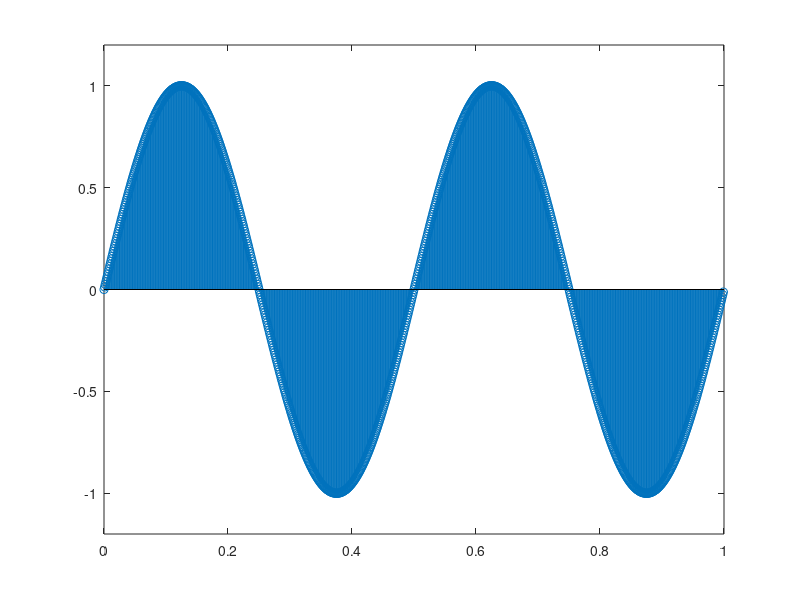

MATLAB code for this plot:
clear all
clc
Fs=1000;%frekuensi sampling
t=(0:Fs-1)/Fs;%proses normalisasi
s1=sin(2*pi*t*2);
stem(t,s1)
axis([0 1 -1.2 1.2])
